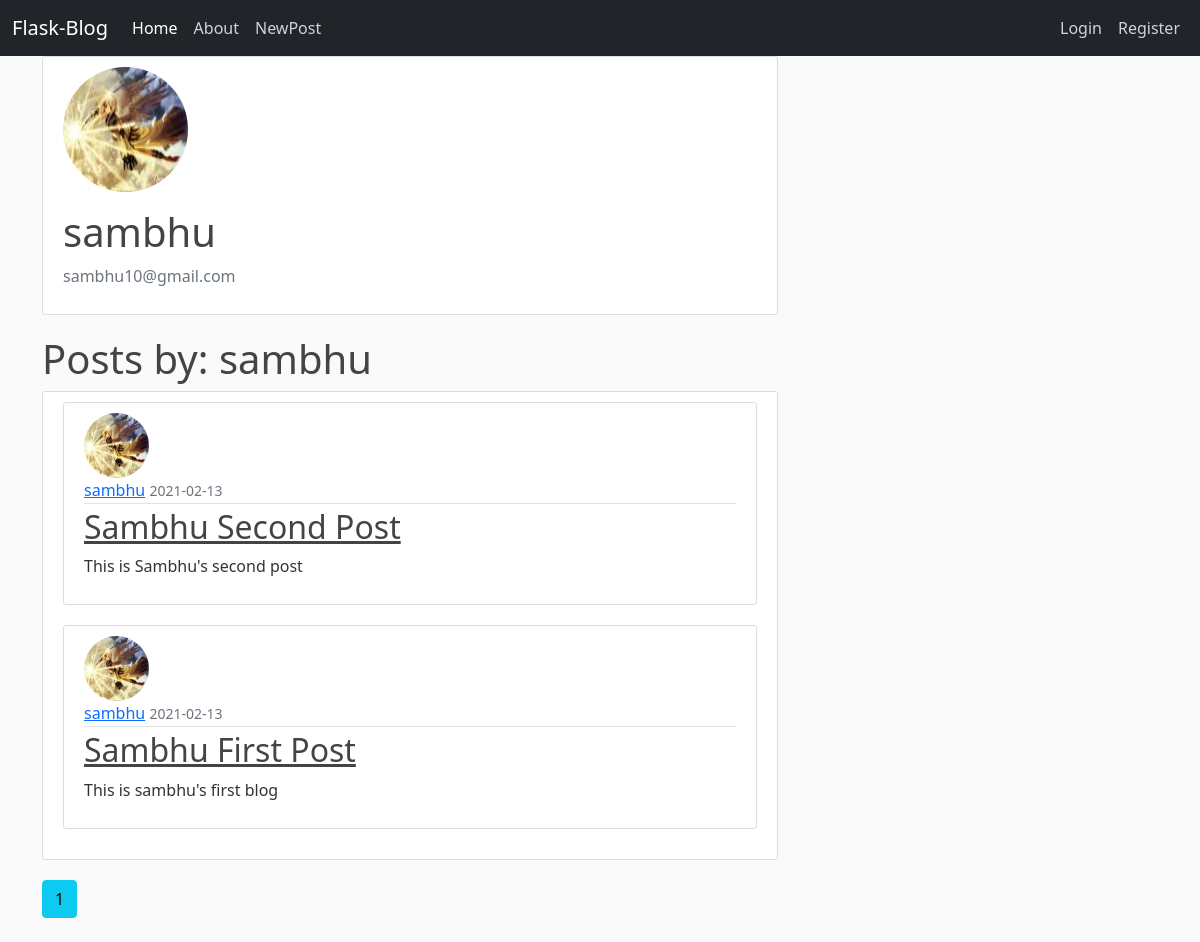
/user/2, run on the app's committed database.
### blogappyt/models.py (models this page shows, shortened)
class User(db.Model, UserMixin):
    __tablename__ = 'user'
    id = db.Column(db.Integer,primary_key= True)
    username = db.Column(db.String(60),unique = True, nullable = False)
    email = db.Column(db.String(60),unique = True, nullable = False)
    password = db.Column(db.String(60), nullable = False)
    profile_pic = db.Column(db.String(60), nullable = False,default= 'default.png')
    post = db.relationship('Post',backref = "auther",lazy = True)

class Post(db.Model):
    __tablename__ = 'post'
    id = db.Column(db.Integer,primary_key = True)
    title = db.Column(db.String(60),nullable = False)
    date_posted = db.Column(db.DateTime,nullable = False,default = datetime.utcnow)
    content = db.Column(db.Text,nullable = False)
    user_id = db.Column(db.Integer,db.ForeignKey('user.id'))
    likes = db.relationship('Like_Post',backref = "post_likes",lazy = True)

### blogappyt/users/views.py (the view)
@users.route('/user/<int:user_id>')
def user_profile(user_id):
    page = request.args.get('page',1,type=int)
    user = User.query.get_or_404(user_id)
    posts = Post.query.filter_by(auther = user).order_by(Post.date_posted.desc()).paginate(page=page,per_page=5)
    profile_pic = url_for('static',filename='profilepic/'+user.profile_pic)
    return render_template('user_profile.html',title = user.username,posts=posts,user=user,profile_pic=profile_pic)

### blogappyt/templates/user_profile.html (shortened to what this page needs)
{% extends 'layout.html' %}
{% block head %}
<link rel="stylesheet" href="{{url_for('static',filename='profile.css')}}">
{% endblock head %}
{% block content %}
<div class="content-section">
    <div class="mdeia">
        <img class="rounded-circle account-img" src="{{profile_pic}}" alt="nopic">
        <div class="media-body">
            <h2 class="account-heading">{{user.username}}</h2>
            <p class="text-secondary">{{user.email}}</p>
        </div>
    </div>
    </div>
<h1 class="account-heading">Posts by: {{user.username}}</h1>
<div class="content-section">
    <div class="mdeia">
    {% for post in posts.items %}
<article class="media content-section">
  <img class="rounded-circle article-img" src="{{url_for('static',filename='profilepic/'+post.auther.profile_pic)}}">
          <div class="media-body">
            <div class="article-metadata">
              <a class="mr-2" href="#">{{ post.auther.username }}</a>
              <small class="text-muted">{{post.date_posted.strftime('%Y-%m-%d')}}</small>
            </div>
            <h2><a class="article-title" href="{{url_for('posts.post',post_id=post.id)}}">{{ post.title }}</a></h2>
            <p class="article-content">{{ post.content }}</p>
          </div>
        </article>
{% endfor %}
    </div>
</div>
{% for page_num in posts.iter_pages(left_edge=1, right_edge=1, left_current=1,right_current=2) %}
  {% if  page_num %}
    {% if  posts.page == page_num %}
      <a class = "btn btn-info mb-4" href="{{url_for('users.user_profile',user_id=user.id,page = page_num)}}">{{page_num}}</a>
    {% else %}
    <a class = "btn btn-outline-info mb-4" href="{{url_for('users.user_profile',user_id=user.id,page = page_num)}}">{{page_num}}</a>
    {% endif %}
  {% endif %}
{% endfor %}
{% endblock content %}

### blogappyt/static/main.css (style rules this page uses)
body { background: #fafafa; color: #333333; }
h1, h2, h3, h4, h5, h6 { color: #444444; }
.content-section { background: #ffffff; padding: 10px 20px; border: 1px solid #dddddd; border-radius: 3px; margin-bottom: 20px; }
.article-title { color: #444444; }
.article-content { white-space: pre-line; }
.article-img { height: 65px; width: 65px; margin-right: 16px; }
.article-metadata { padding-bottom: 1px; margin-bottom: 4px; border-bottom: 1px solid #e3e3e3 }
.account-img { height: 125px; width: 125px; margin-right: 20px; margin-bottom: 16px; }
.account-heading { font-size: 2.5rem; }

### data on the page
User: username "sambhu", email "sambhu10@gmail.com"
Post: profile_pic (picture), auther.username "sambhu", date_posted "2021-02-13", title "Sambhu Second Post", content "This is Sambhu's second post"
Post: profile_pic (picture), auther.username "sambhu", date_posted "2021-02-13", title "Sambhu First Post", content "This is sambhu's first blog"

### other printed values
{{ page_num }} "1"
